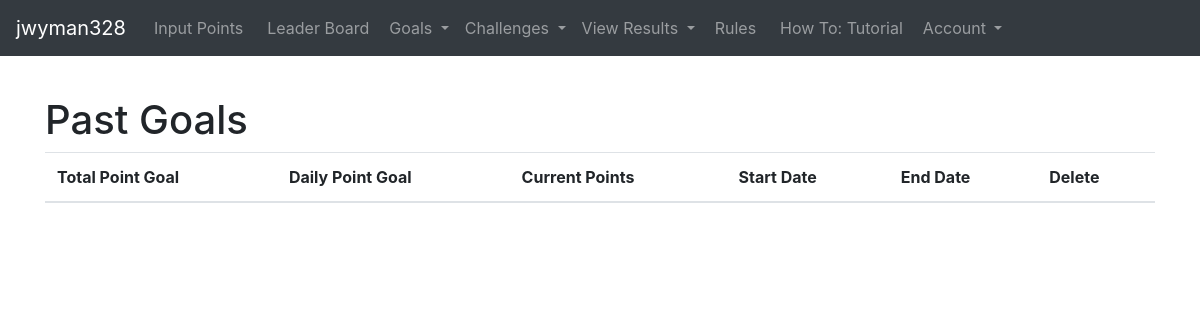
Page /goals/past_goals (signed in) on the earlier database version.
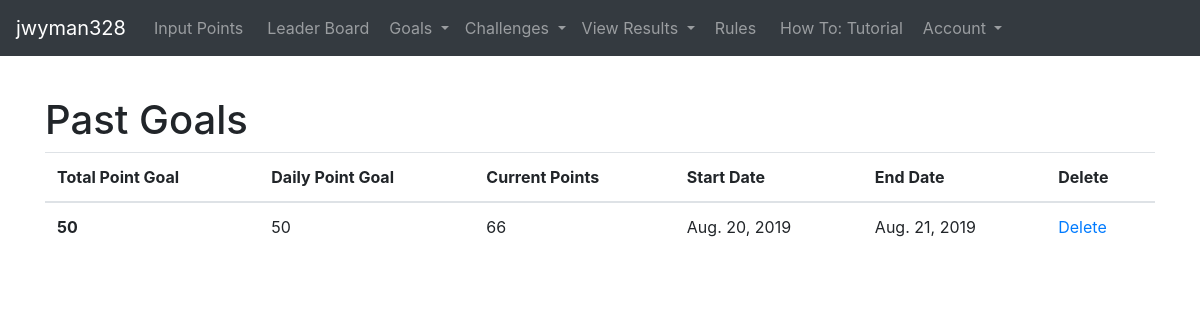
Same page on the later database version.
### app/models.py (models this page shows, shortened)
class Point_goals(models.Model):
    user = models.ForeignKey(
            settings.AUTH_USER_MODEL, on_delete = models.CASCADE,
            null = True, blank=True )
    goal_start_date = models.DateField(
            default=now, editable=True, help_text='year-month-day')
    goal_end_date = models.DateField(
            default=now, editable=True, help_text='year-month-day')
    point_goal = models.PositiveIntegerField(
            default=50, help_text='Set Daily Point Goal')
    goal_accomplished = models.TextField(
            default='no', null=True, blank=True)
    points_needed_for_goal_achieved = models.PositiveIntegerField(
            default=1, null=True, blank=True)
    current_point_total_input = models.PositiveIntegerField(
            default=0, null=True, blank=True)

### goals/views.py (the view)
# urls.py: path('past_goals', views.Past_goals.as_view(), name='past_goals'),
class Past_goals(LoginRequiredMixin, ListView):
    model = Point_goals
    template_name = 'past_goal_list.html'
    def past_goals(self):
        current_user_goals = Point_goals.objects.filter(user=self.request.user)
        now_date = now()
        past_goals = current_user_goals.filter(goal_end_date__lt=now_date)
        past_goals = past_goals.order_by('-goal_end_date')
        return(past_goals)
    def unanswered_challenge_invitations(self):
        current_user_obj = self.request.user
        all_invitations_status_objects = current_user_obj.invitation_status_set.filter(status='idle')
        if all_invitations_status_objects:
            messages.add_message(self.request, messages.INFO, 'Pending Invitation, to accept or reject go to Challenges -> Pending invitations')

### templates/past_goal_list.html
{% extends 'base.html' %}
{% block content %}
<p style="color:white">{{view.unanswered_challenge_invitations}}</p>
<div class = 'container'>
              <table class="table table-hover">
                    <h1> Past Goals </h1>
                          <thead>
                            <tr>
                              <th scope="col">Total Point Goal</th>
                              <th scope="col">Daily Point Goal</th>
                              <th scope="col">Current Points</th>
                              <th scope="col">Start Date</th>
                              <th scope="col">End Date</th>
                              <th scope="col">Delete</th>
                            </tr>
                          </thead>
                          <tbody>
                            {% for points in view.past_goals %}
                            <tr>
                              <th scope="row">{{points.points_needed_for_goal_achieved}}</th>
                              <td>{{points.point_goal}}</td>
                              <td>{{points.current_point_total_input}}</td>
                              <td>{{points.goal_start_date}}</td>
                              <td>{{points.goal_end_date}}</td>
                              <td> <a href = "{% url 'delete_goal' points.pk %}"> Delete </a> </td>
                            </tr>
                            {% endfor %}
                          </tbody>
                        </table>
</div>
{% endblock %}

Differences in the rows shown:
added Point_goals: points_needed_for_goal_achieved "50", point_goal "50", current_point_total_input "66", goal_start_date "Aug. 20, 2019", goal_end_date "Aug. 21, 2019"
